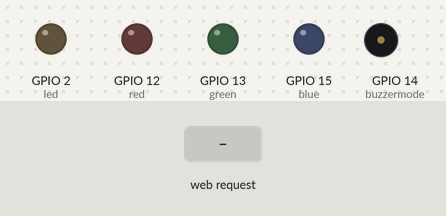
Simulated run of this sketch. Board: ESP32. On the bench: output pins drawn as LEDs (lit = HIGH), buzzer (waves = sounding, pin HIGH). Inputs (shaded band) come from the test bench. WiFi joins after 1.5 s; servers stay silent unless stated; what the sketch prints to the serial monitor is not drawn.

Above: at 2.7 s.
2.8 s: HTTP request GET /redledon received
At 3.4 s:
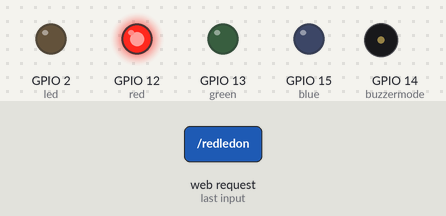
4.3 s: HTTP request GET /greenledon received
At 4.6 s:
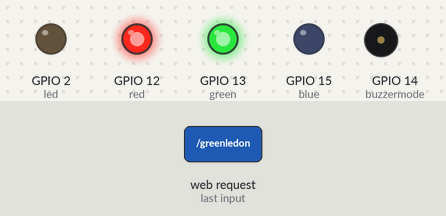
5.8 s: HTTP request GET /redledoff received
At 6.9 s:
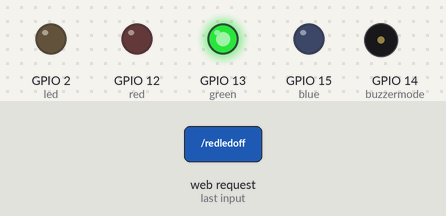
7.3 s: HTTP request GET /blueledon received
At 8.1 s:
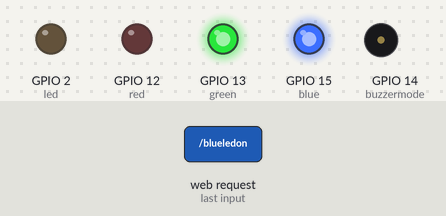
8.8 s: HTTP request GET /greenledoff received
At 9.2 s:
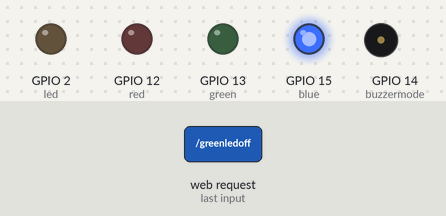
10.3 s: HTTP request GET /redledon received
At 11.6 s:
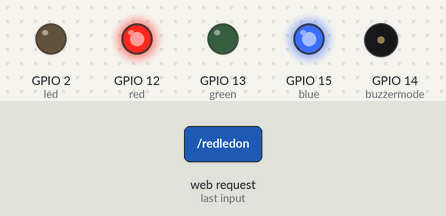
Timing chart, 0 to 12.8 s (numbered marks = the images above; inputs shaded):
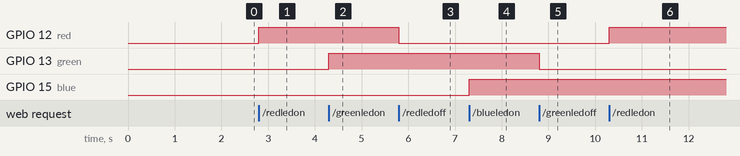

Measured:
- after the input at 2.8 s, GPIO 12 (red): LOW → HIGH at once
- after the input at 4.3 s, GPIO 13 (green): LOW → HIGH at once
- after the input at 5.8 s, GPIO 12 (red): HIGH → LOW at once
- after the input at 7.3 s, GPIO 15 (blue): LOW → HIGH at once
- after the input at 8.8 s, GPIO 13 (green): HIGH → LOW at once
- after the input at 10.3 s, GPIO 12 (red): LOW → HIGH at once

The sketch:

web_automation.ino
```cpp
#include <WiFi.h>
#include <WiFiClient.h>
#include <WebServer.h>
#include <ESPmDNS.h>

const char* ssid = "Joseph";
const char* password = "00000000";

String ledon = "on";
String ledoff = "off";


char homepage[] PROGMEM = R"=====(
<!DOCTYPE html>
<html>
   <head>
      <meta name="viewport" content="width=device=width, initial-scale=1\">
      <title>WEB AUTOMATION</title>
      <style>
        html{font-family: Helvetica; display: inline-block; margin: 0px auto; text-align: center; background-color: aqua;}
        body{margin-top: 50px;}
        h1{color: #444444; margin: 50px auto 30px;}
        h3{margin-bottom: 50px; color: #444444;}
        .button{background-color: green}
        footer{font-size: 15px; color: blue;}
      </style>
      <script>
        function onled1(){document.getElementById("redled").innerHTML="Led is On"};
        function onled2(){document.getElementById("greenled").innerHTML="Led is On"};
        function onled3(){document.getElementById("blueled").innerHTML="Led is On"};

        function offled1(){document.getElementById("redled").innerHTML=""};
        function offled2(){document.getElementById("greenled").innerHTML=""};
        function offled3(){document.getElementById("blueled").innerHTML=""};

      </script>
    </head>
  <body>
    <h1>Pasu Jay Web Automation </h1>
    <h3>This is An Automation Project</h3>
    <p>This is a simple esp32 project to control some devices via the web</P>
    <p>Turn on or off RED LED</p>
    <p id="redled"></p>
    <a href="/redledon"><button type="button" class="button button-on redclr" onclick="onled1()">ON</button></a>
    <a href="/redledoff"><button type="button" class="button button-off" onclick="offled1()">OFF</button></a>
    <p>Turn on or off GREEN LED</p>
    <p id="greenled"></p>
    <a href="/greenledon"><button type="button" class="button button-on greenclr" onclick="onled2()">ON</button></a>
    <a href="/greenledoff"><button type="button" class="button button-off" onclick="offled2()">OFF</button></a>
    <p>Turn on or off BLUE LED</p>
    <p id="blueled"></p>
    <a href="/blueledon"><button type="button" class="button button-on greenclr" onclick="onled3()">ON</button></a>
    <a href="/blueledoff"><button type="button" class="button button-off" onclick="offled3()">OFF</button></a>
    <br>
    <br>
    <br>
    <footer><B>AUTOMATION BY JOSEPH</B></footer>
  </body>
  </html>)=====";


WebServer server(80);

const int led =  2;
const int red =  12;
const int green =  13;
const int buzzermode =  14;
const int blue = 15;


void redon(){
    digitalWrite(red, HIGH);
    Serial.println("the red led is being turn on");
    server.send(200, "text/html", homepage);
    }

void greenon(){
    digitalWrite(green, HIGH);
    Serial.println("the green led is being turn on");
    server.send(200, "text/html", homepage);
    }

void blueon(){
    digitalWrite(blue, HIGH);
    Serial.println("the blue led is being turn on");
    server.send(200, "text/html", homepage);
    }

void redoff(){
    digitalWrite(red, LOW);
    Serial.println("the red led is being turned off");
    server.send(200, "text/html", homepage);
    }

void greenoff(){
    digitalWrite(green, LOW);
    Serial.println("the green led is being turned off");
    server.send(200, "text/html", homepage);
    }

void blueoff(){
    digitalWrite(blue, LOW);
    Serial.println("the blue led is being turned off");
    server.send(200, "text/html", homepage);
    }

void handleRoot() {
  digitalWrite(led, 1);
  server.send(200, "text/html", homepage);
  digitalWrite(led, 0);
}

void handleNotFound() {
  digitalWrite(led, 1);
  String message = "File Not Found\n\n";
  message += "URI: ";
  message += server.uri();
  message += "\nMethod: ";
  message += (server.method() == HTTP_GET) ? "GET" : "POST";
  message += "\nArguments: ";
  message += server.args();
  message += "\n";
  for (uint8_t i = 0; i < server.args(); i++) {
    message += " " + server.argName(i) + ": " + server.arg(i) + "\n";
  }
  server.send(404, "text/plain", message);
  digitalWrite(led, 0);
}

void setup(void) {
  pinMode(red, OUTPUT);
  pinMode(green, OUTPUT);
  pinMode(blue, OUTPUT);
  pinMode(buzzermode, OUTPUT);
  pinMode(led, OUTPUT);
  digitalWrite(led, 0);
  Serial.begin(115200);
  WiFi.mode(WIFI_STA);
  WiFi.begin(ssid, password);
  Serial.println("");

  // Wait for connection
  while (WiFi.status() != WL_CONNECTED) {
    delay(500);
    Serial.print(".");
  }
  Serial.println("");
  Serial.print("Connected to ");
  Serial.println(ssid);
  Serial.print("IP address: ");
  Serial.println(WiFi.localIP());

  if (MDNS.begin("webautomation")) {
    Serial.println("MDNS responder started");
  }

  server.on("/", handleRoot);
  server.on("/redledon", redon);
  server.on("/redledoff", redoff);
  server.on("/greenledon", greenon);
  server.on("/greenledoff", greenoff);
  server.on("/blueledon", blueon);
  server.on("/blueledoff", blueoff);

  server.onNotFound(handleNotFound);

  server.begin();
  Serial.println("HTTP server started");
}

void loop(void) {
  server.handleClient();
}
```
